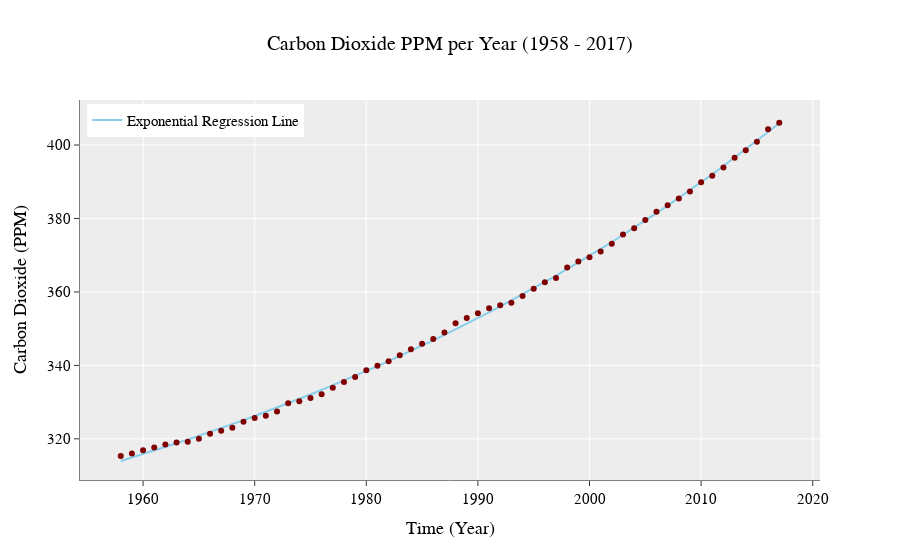

The notebook cell this image was saved under:
### Code cell
fig = go.Figure()
fig.update_layout(title="Carbon Dioxide PPM per Year (1958 - 2017)", title_font_size = 20,
                  font=dict( family="Courier New, monospace", size=15,color="#000000"),
                  template = "ggplot2", hovermode= 'closest', legend=dict(
    yanchor="top",
    y=0.99,
    xanchor="left",
    x=0.01
))
fig.update_xaxes(showline=True, linewidth=1, linecolor='gray', title = 'Time (Year)')
fig.update_yaxes(showline=True, linewidth=1, linecolor='gray', title = 'Carbon Dioxide (PPM)')

fig.add_trace(go.Scatter(x = carbon_year['Year'], y = yy, mode = 'lines',
                         name = 'Exponential Regression Line', marker_color=light_blue))
fig.add_trace(go.Scatter(x = carbon_year['Year'], y = carbon_year['Carbon Dioxide (ppm)'], mode = 'markers',
                         showlegend=False, marker_color=red))

#pio.write_image(fig, "images/fig3.png", width=5*200, height=2*200, scale=.75)
fig

### Figure 1 — Plotly figure (JSON) as saved in the notebook; plotly's stock layout.template omitted (floating-point values rounded to 4 significant figures)
{"data": [{"marker": {"color": "rgb(135,206,235)"}, "mode": "lines", "name": "Exponential Regression Line", "type": "scatter", "x": [1958, 1959, 1960, 1961, 1962, 1963, 1964, 1965, 1966, 1967, 1968, 1969, 1970, 1971, 1972, 1973, 1974, 1975, 1976, 1977, 1978, 1979, 1980, 1981, 1982, 1983, 1984, 1985, 1986, 1987, 1988, 1989, 1990, 1991, 1992, 1993, 1994, 1995, 1996, 1997, 1998, 1999, 2000, 2001, 2002, 2003, 2004, 2005, 2006, 2007, 2008, 2009, 2010, 2011, 2012, 2013, 2014, 2015, 2016, 2017], "y": [314.0, 314.9, 315.8, 316.8, 317.8, 318.8, 319.8, 320.8, 321.9, 322.9, 324.0, 325.1, 326.2, 327.4, 328.5, 329.7, 330.9, 332.1, 333.3, 334.6, 335.8, 337.1, 338.5, 339.8, 341.1, 342.5, 343.9, 345.4, 346.8, 348.3, 349.8, 351.3, 352.9, 354.4, 356.0, 357.7, 359.3, 361.0, 362.7, 364.5, 366.2, 368.0, 369.9, 371.7, 373.6, 375.5, 377.5, 379.4, 381.5, 383.5, 385.6, 387.7, 389.9, 392.1, 394.3, 396.5, 398.8, 401.2, 403.6, 406.0]}, {"marker": {"color": "rgb(128, 0, 0)"}, "mode": "markers", "showlegend": false, "type": "scatter", "x": [1958, 1959, 1960, 1961, 1962, 1963, 1964, 1965, 1966, 1967, 1968, 1969, 1970, 1971, 1972, 1973, 1974, 1975, 1976, 1977, 1978, 1979, 1980, 1981, 1982, 1983, 1984, 1985, 1986, 1987, 1988, 1989, 1990, 1991, 1992, 1993, 1994, 1995, 1996, 1997, 1998, 1999, 2000, 2001, 2002, 2003, 2004, 2005, 2006, 2007, 2008, 2009, 2010, 2011, 2012, 2013, 2014, 2015, 2016, 2017], "y": [315.3, 316.0, 316.9, 317.6, 318.5, 319.0, 319.2, 320.0, 321.4, 322.2, 323.0, 324.6, 325.7, 326.3, 327.5, 329.7, 330.2, 331.2, 332.2, 333.9, 335.5, 336.9, 338.7, 339.9, 341.1, 342.8, 344.4, 345.9, 347.2, 348.9, 351.5, 352.9, 354.2, 355.6, 356.4, 357.0, 358.9, 360.9, 362.6, 363.8, 366.6, 368.3, 369.5, 371.0, 373.1, 375.6, 377.4, 379.6, 381.8, 383.6, 385.4, 387.4, 389.9, 391.6, 393.9, 396.6, 398.6, 400.9, 404.3, 406.1]}], "layout": {"font": {"color": "#000000", "family": "Courier New, monospace", "size": 15}, "hovermode": "closest", "legend": {"x": 0.01, "xanchor": "left", "y": 0.99, "yanchor": "top"}, "title": {"font": {"size": 20}, "text": "Carbon Dioxide PPM per Year (1958 - 2017)"}, "xaxis": {"linecolor": "gray", "linewidth": 1, "showline": true, "title": {"text": "Time (Year)"}}, "yaxis": {"linecolor": "gray", "linewidth": 1, "showline": true, "title": {"text": "Carbon Dioxide (PPM)"}}}}
